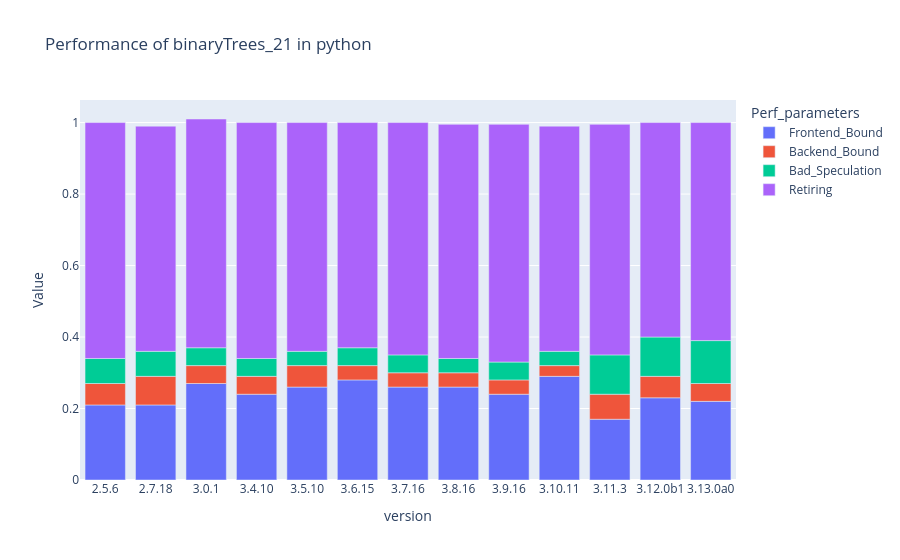
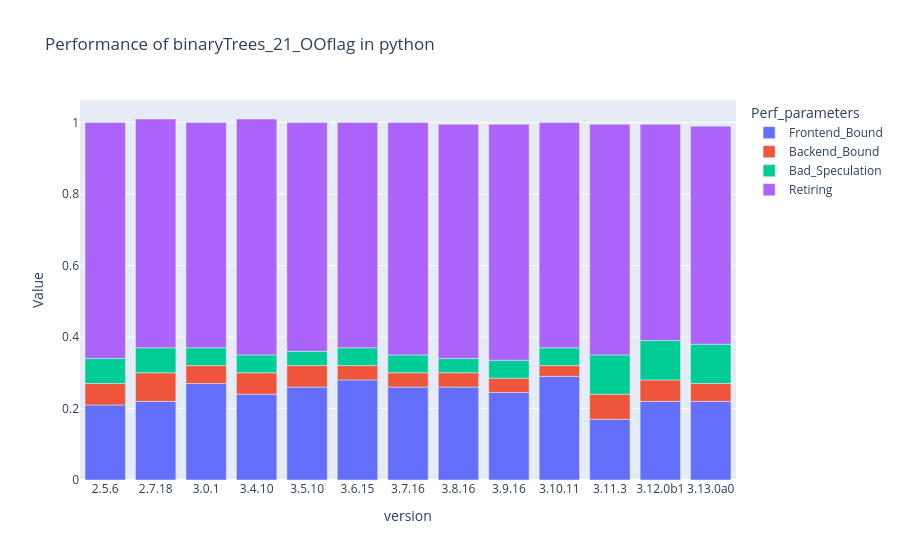
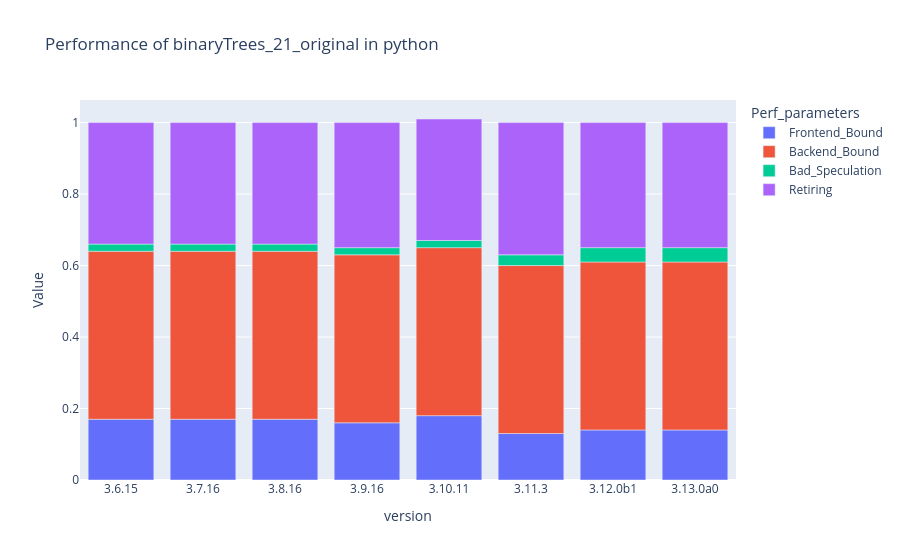

The notebook cell saved with these charts, in order:
### Markdown cell above
#### Python

### Code cell
language = "python"
df_perf = from_CSVfiles("perf", norm=False)

x_data = "version"
categories = ["Frontend_Bound","Backend_Bound","Bad_Speculation","Retiring"]
programs = df_perf["path"].unique()


for program in programs:
    print(program)
    df = df_perf.groupby([x_data,"path"], sort=False)[categories].median().reset_index()
    # df = df[df['version'].str.contains("2.5.6|2.7.18|3.0.1|3.4.10|3.5.10") == False]
    df = df.query('path == "'+ program +'"')
    df = df.drop('path', axis=1)
    
    if language == "python": color_list = ["DodgerBlue", "DeepSkyBlue", "OrangeRed", "Salmon", "MediumSeaGreen", "LightGreen", "SlateBlue", "Plum", "Gray", "LightGray"]
    if language == "c++": color_list = ["DodgerBlue", "DeepSkyBlue", "OrangeRed", "Salmon", "MediumSeaGreen", "LightGreen", "SlateBlue", "Plum", "Gray", "LightGray"]

    df_melted = pd.melt(df, id_vars=['version'], var_name='Perf_parameters', value_name='Value')
    fig = px.bar(df_melted,
              x = "version",
              y = "Value",
              color = "Perf_parameters",
              title="Performance of " + program + " in " + language)
    # fig.update_traces(textposition="bottom right")
    fig.show()

### Figure 1 — Plotly figure (JSON) as saved in the notebook; plotly's stock layout.template omitted (floating-point values rounded to 4 significant figures)
{"data": [{"alignmentgroup": "True", "hovertemplate": "Perf_parameters=Frontend_Bound<br>version=%{x}<br>Value=%{y}<extra></extra>", "legendgroup": "Frontend_Bound", "marker": {"color": "#636efa", "pattern": {"shape": ""}}, "name": "Frontend_Bound", "offsetgroup": "Frontend_Bound", "orientation": "v", "showlegend": true, "textposition": "auto", "type": "bar", "x": ["2.5.6", "2.7.18", "3.0.1", "3.4.10", "3.5.10", "3.6.15", "3.7.16", "3.8.16", "3.9.16", "3.10.11", "3.11.3", "3.12.0b1", "3.13.0a0"], "xaxis": "x", "y": [0.21, 0.21, 0.27, 0.24, 0.26, 0.28, 0.26, 0.26, 0.24, 0.29, 0.17, 0.23, 0.22], "yaxis": "y"}, {"alignmentgroup": "True", "hovertemplate": "Perf_parameters=Backend_Bound<br>version=%{x}<br>Value=%{y}<extra></extra>", "legendgroup": "Backend_Bound", "marker": {"color": "#EF553B", "pattern": {"shape": ""}}, "name": "Backend_Bound", "offsetgroup": "Backend_Bound", "orientation": "v", "showlegend": true, "textposition": "auto", "type": "bar", "x": ["2.5.6", "2.7.18", "3.0.1", "3.4.10", "3.5.10", "3.6.15", "3.7.16", "3.8.16", "3.9.16", "3.10.11", "3.11.3", "3.12.0b1", "3.13.0a0"], "xaxis": "x", "y": [0.06, 0.08, 0.05, 0.05, 0.06, 0.04, 0.04, 0.04, 0.04, 0.03, 0.07, 0.06, 0.05], "yaxis": "y"}, {"alignmentgroup": "True", "hovertemplate": "Perf_parameters=Bad_Speculation<br>version=%{x}<br>Value=%{y}<extra></extra>", "legendgroup": "Bad_Speculation", "marker": {"color": "#00cc96", "pattern": {"shape": ""}}, "name": "Bad_Speculation", "offsetgroup": "Bad_Speculation", "orientation": "v", "showlegend": true, "textposition": "auto", "type": "bar", "x": ["2.5.6", "2.7.18", "3.0.1", "3.4.10", "3.5.10", "3.6.15", "3.7.16", "3.8.16", "3.9.16", "3.10.11", "3.11.3", "3.12.0b1", "3.13.0a0"], "xaxis": "x", "y": [0.07, 0.07, 0.05, 0.05, 0.04, 0.05, 0.05, 0.04, 0.05, 0.04, 0.11, 0.11, 0.12], "yaxis": "y"}, {"alignmentgroup": "True", "hovertemplate": "Perf_parameters=Retiring<br>version=%{x}<br>Value=%{y}<extra></extra>", "legendgroup": "Retiring", "marker": {"color": "#ab63fa", "pattern": {"shape": ""}}, "name": "Retiring", "offsetgroup": "Retiring", "orientation": "v", "showlegend": true, "textposition": "auto", "type": "bar", "x": ["2.5.6", "2.7.18", "3.0.1", "3.4.10", "3.5.10", "3.6.15", "3.7.16", "3.8.16", "3.9.16", "3.10.11", "3.11.3", "3.12.0b1", "3.13.0a0"], "xaxis": "x", "y": [0.66, 0.63, 0.64, 0.66, 0.64, 0.63, 0.65, 0.655, 0.665, 0.63, 0.645, 0.6, 0.61], "yaxis": "y"}], "layout": {"barmode": "relative", "legend": {"title": {"text": "Perf_parameters"}, "tracegroupgap": 0}, "title": {"text": "Performance of binaryTrees_21 in python"}, "xaxis": {"anchor": "y", "domain": [0, 1], "title": {"text": "version"}}, "yaxis": {"anchor": "x", "domain": [0, 1], "title": {"text": "Value"}}}}

### Figure 2 — Plotly figure (JSON) as saved in the notebook; plotly's stock layout.template omitted (floating-point values rounded to 4 significant figures)
{"data": [{"alignmentgroup": "True", "hovertemplate": "Perf_parameters=Frontend_Bound<br>version=%{x}<br>Value=%{y}<extra></extra>", "legendgroup": "Frontend_Bound", "marker": {"color": "#636efa", "pattern": {"shape": ""}}, "name": "Frontend_Bound", "offsetgroup": "Frontend_Bound", "orientation": "v", "showlegend": true, "textposition": "auto", "type": "bar", "x": ["2.5.6", "2.7.18", "3.0.1", "3.4.10", "3.5.10", "3.6.15", "3.7.16", "3.8.16", "3.9.16", "3.10.11", "3.11.3", "3.12.0b1", "3.13.0a0"], "xaxis": "x", "y": [0.21, 0.22, 0.27, 0.24, 0.26, 0.28, 0.26, 0.26, 0.245, 0.29, 0.17, 0.22, 0.22], "yaxis": "y"}, {"alignmentgroup": "True", "hovertemplate": "Perf_parameters=Backend_Bound<br>version=%{x}<br>Value=%{y}<extra></extra>", "legendgroup": "Backend_Bound", "marker": {"color": "#EF553B", "pattern": {"shape": ""}}, "name": "Backend_Bound", "offsetgroup": "Backend_Bound", "orientation": "v", "showlegend": true, "textposition": "auto", "type": "bar", "x": ["2.5.6", "2.7.18", "3.0.1", "3.4.10", "3.5.10", "3.6.15", "3.7.16", "3.8.16", "3.9.16", "3.10.11", "3.11.3", "3.12.0b1", "3.13.0a0"], "xaxis": "x", "y": [0.06, 0.08, 0.05, 0.06, 0.06, 0.04, 0.04, 0.04, 0.04, 0.03, 0.07, 0.06, 0.05], "yaxis": "y"}, {"alignmentgroup": "True", "hovertemplate": "Perf_parameters=Bad_Speculation<br>version=%{x}<br>Value=%{y}<extra></extra>", "legendgroup": "Bad_Speculation", "marker": {"color": "#00cc96", "pattern": {"shape": ""}}, "name": "Bad_Speculation", "offsetgroup": "Bad_Speculation", "orientation": "v", "showlegend": true, "textposition": "auto", "type": "bar", "x": ["2.5.6", "2.7.18", "3.0.1", "3.4.10", "3.5.10", "3.6.15", "3.7.16", "3.8.16", "3.9.16", "3.10.11", "3.11.3", "3.12.0b1", "3.13.0a0"], "xaxis": "x", "y": [0.07, 0.07, 0.05, 0.05, 0.04, 0.05, 0.05, 0.04, 0.05, 0.05, 0.11, 0.11, 0.11], "yaxis": "y"}, {"alignmentgroup": "True", "hovertemplate": "Perf_parameters=Retiring<br>version=%{x}<br>Value=%{y}<extra></extra>", "legendgroup": "Retiring", "marker": {"color": "#ab63fa", "pattern": {"shape": ""}}, "name": "Retiring", "offsetgroup": "Retiring", "orientation": "v", "showlegend": true, "textposition": "auto", "type": "bar", "x": ["2.5.6", "2.7.18", "3.0.1", "3.4.10", "3.5.10", "3.6.15", "3.7.16", "3.8.16", "3.9.16", "3.10.11", "3.11.3", "3.12.0b1", "3.13.0a0"], "xaxis": "x", "y": [0.66, 0.64, 0.63, 0.66, 0.64, 0.63, 0.65, 0.655, 0.66, 0.63, 0.645, 0.605, 0.61], "yaxis": "y"}], "layout": {"barmode": "relative", "legend": {"title": {"text": "Perf_parameters"}, "tracegroupgap": 0}, "title": {"text": "Performance of binaryTrees_21_OOflag in python"}, "xaxis": {"anchor": "y", "domain": [0, 1], "title": {"text": "version"}}, "yaxis": {"anchor": "x", "domain": [0, 1], "title": {"text": "Value"}}}}

### Figure 3 — Plotly figure (JSON) as saved in the notebook; plotly's stock layout.template omitted (floating-point values rounded to 4 significant figures)
{"data": [{"alignmentgroup": "True", "hovertemplate": "Perf_parameters=Frontend_Bound<br>version=%{x}<br>Value=%{y}<extra></extra>", "legendgroup": "Frontend_Bound", "marker": {"color": "#636efa", "pattern": {"shape": ""}}, "name": "Frontend_Bound", "offsetgroup": "Frontend_Bound", "orientation": "v", "showlegend": true, "textposition": "auto", "type": "bar", "x": ["3.6.15", "3.7.16", "3.8.16", "3.9.16", "3.10.11", "3.11.3", "3.12.0b1", "3.13.0a0"], "xaxis": "x", "y": [0.17, 0.17, 0.17, 0.16, 0.18, 0.13, 0.14, 0.14], "yaxis": "y"}, {"alignmentgroup": "True", "hovertemplate": "Perf_parameters=Backend_Bound<br>version=%{x}<br>Value=%{y}<extra></extra>", "legendgroup": "Backend_Bound", "marker": {"color": "#EF553B", "pattern": {"shape": ""}}, "name": "Backend_Bound", "offsetgroup": "Backend_Bound", "orientation": "v", "showlegend": true, "textposition": "auto", "type": "bar", "x": ["3.6.15", "3.7.16", "3.8.16", "3.9.16", "3.10.11", "3.11.3", "3.12.0b1", "3.13.0a0"], "xaxis": "x", "y": [0.47, 0.47, 0.47, 0.47, 0.47, 0.47, 0.47, 0.47], "yaxis": "y"}, {"alignmentgroup": "True", "hovertemplate": "Perf_parameters=Bad_Speculation<br>version=%{x}<br>Value=%{y}<extra></extra>", "legendgroup": "Bad_Speculation", "marker": {"color": "#00cc96", "pattern": {"shape": ""}}, "name": "Bad_Speculation", "offsetgroup": "Bad_Speculation", "orientation": "v", "showlegend": true, "textposition": "auto", "type": "bar", "x": ["3.6.15", "3.7.16", "3.8.16", "3.9.16", "3.10.11", "3.11.3", "3.12.0b1", "3.13.0a0"], "xaxis": "x", "y": [0.02, 0.02, 0.02, 0.02, 0.02, 0.03, 0.04, 0.04], "yaxis": "y"}, {"alignmentgroup": "True", "hovertemplate": "Perf_parameters=Retiring<br>version=%{x}<br>Value=%{y}<extra></extra>", "legendgroup": "Retiring", "marker": {"color": "#ab63fa", "pattern": {"shape": ""}}, "name": "Retiring", "offsetgroup": "Retiring", "orientation": "v", "showlegend": true, "textposition": "auto", "type": "bar", "x": ["3.6.15", "3.7.16", "3.8.16", "3.9.16", "3.10.11", "3.11.3", "3.12.0b1", "3.13.0a0"], "xaxis": "x", "y": [0.34, 0.34, 0.34, 0.35, 0.34, 0.37, 0.35, 0.35], "yaxis": "y"}], "layout": {"barmode": "relative", "legend": {"title": {"text": "Perf_parameters"}, "tracegroupgap": 0}, "title": {"text": "Performance of binaryTrees_21_original in python"}, "xaxis": {"anchor": "y", "domain": [0, 1], "title": {"text": "version"}}, "yaxis": {"anchor": "x", "domain": [0, 1], "title": {"text": "Value"}}}}
